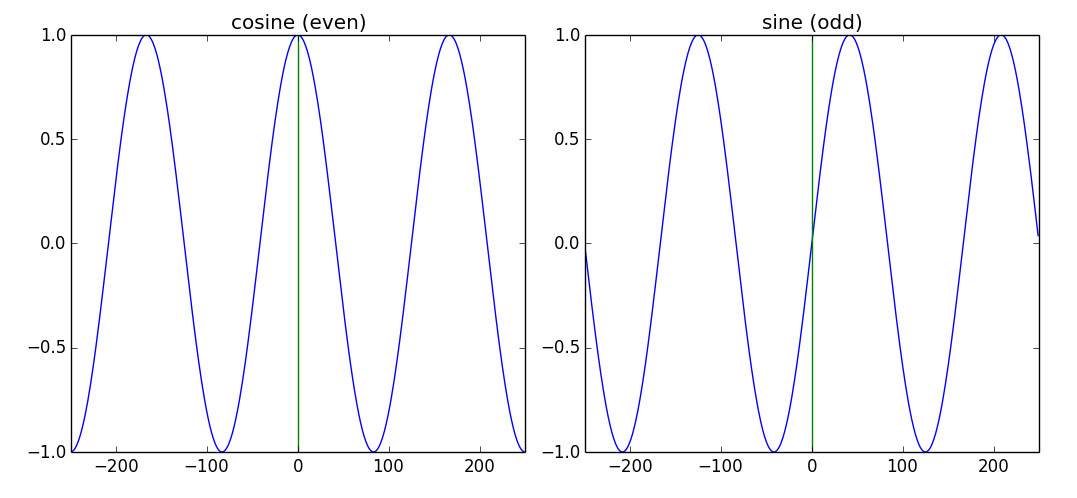

Write the Python code that produced this figure.
import matplotlib.pyplot as plt
import numpy as np

N = 500
k = 3
plt.figure(1)

s = np.exp(1j*2*np.pi*k/N*np.arange(-N/2, N/2))
plt.subplot(1, 2, 1)
plt.plot(np.arange(-N/2, N/2), np.real(s))
plt.axvline(0, color='g')
plt.axis([-N/2,N/2,-1,1])
plt.title ('cosine (even)')
plt.subplot(1, 2, 2)
plt.plot(np.arange(-N/2, N/2), np.imag(s))
plt.axvline(0, color='g')
plt.axis([-N/2,N/2,-1,1])
plt.title ('sine (odd)')
plt.show()
